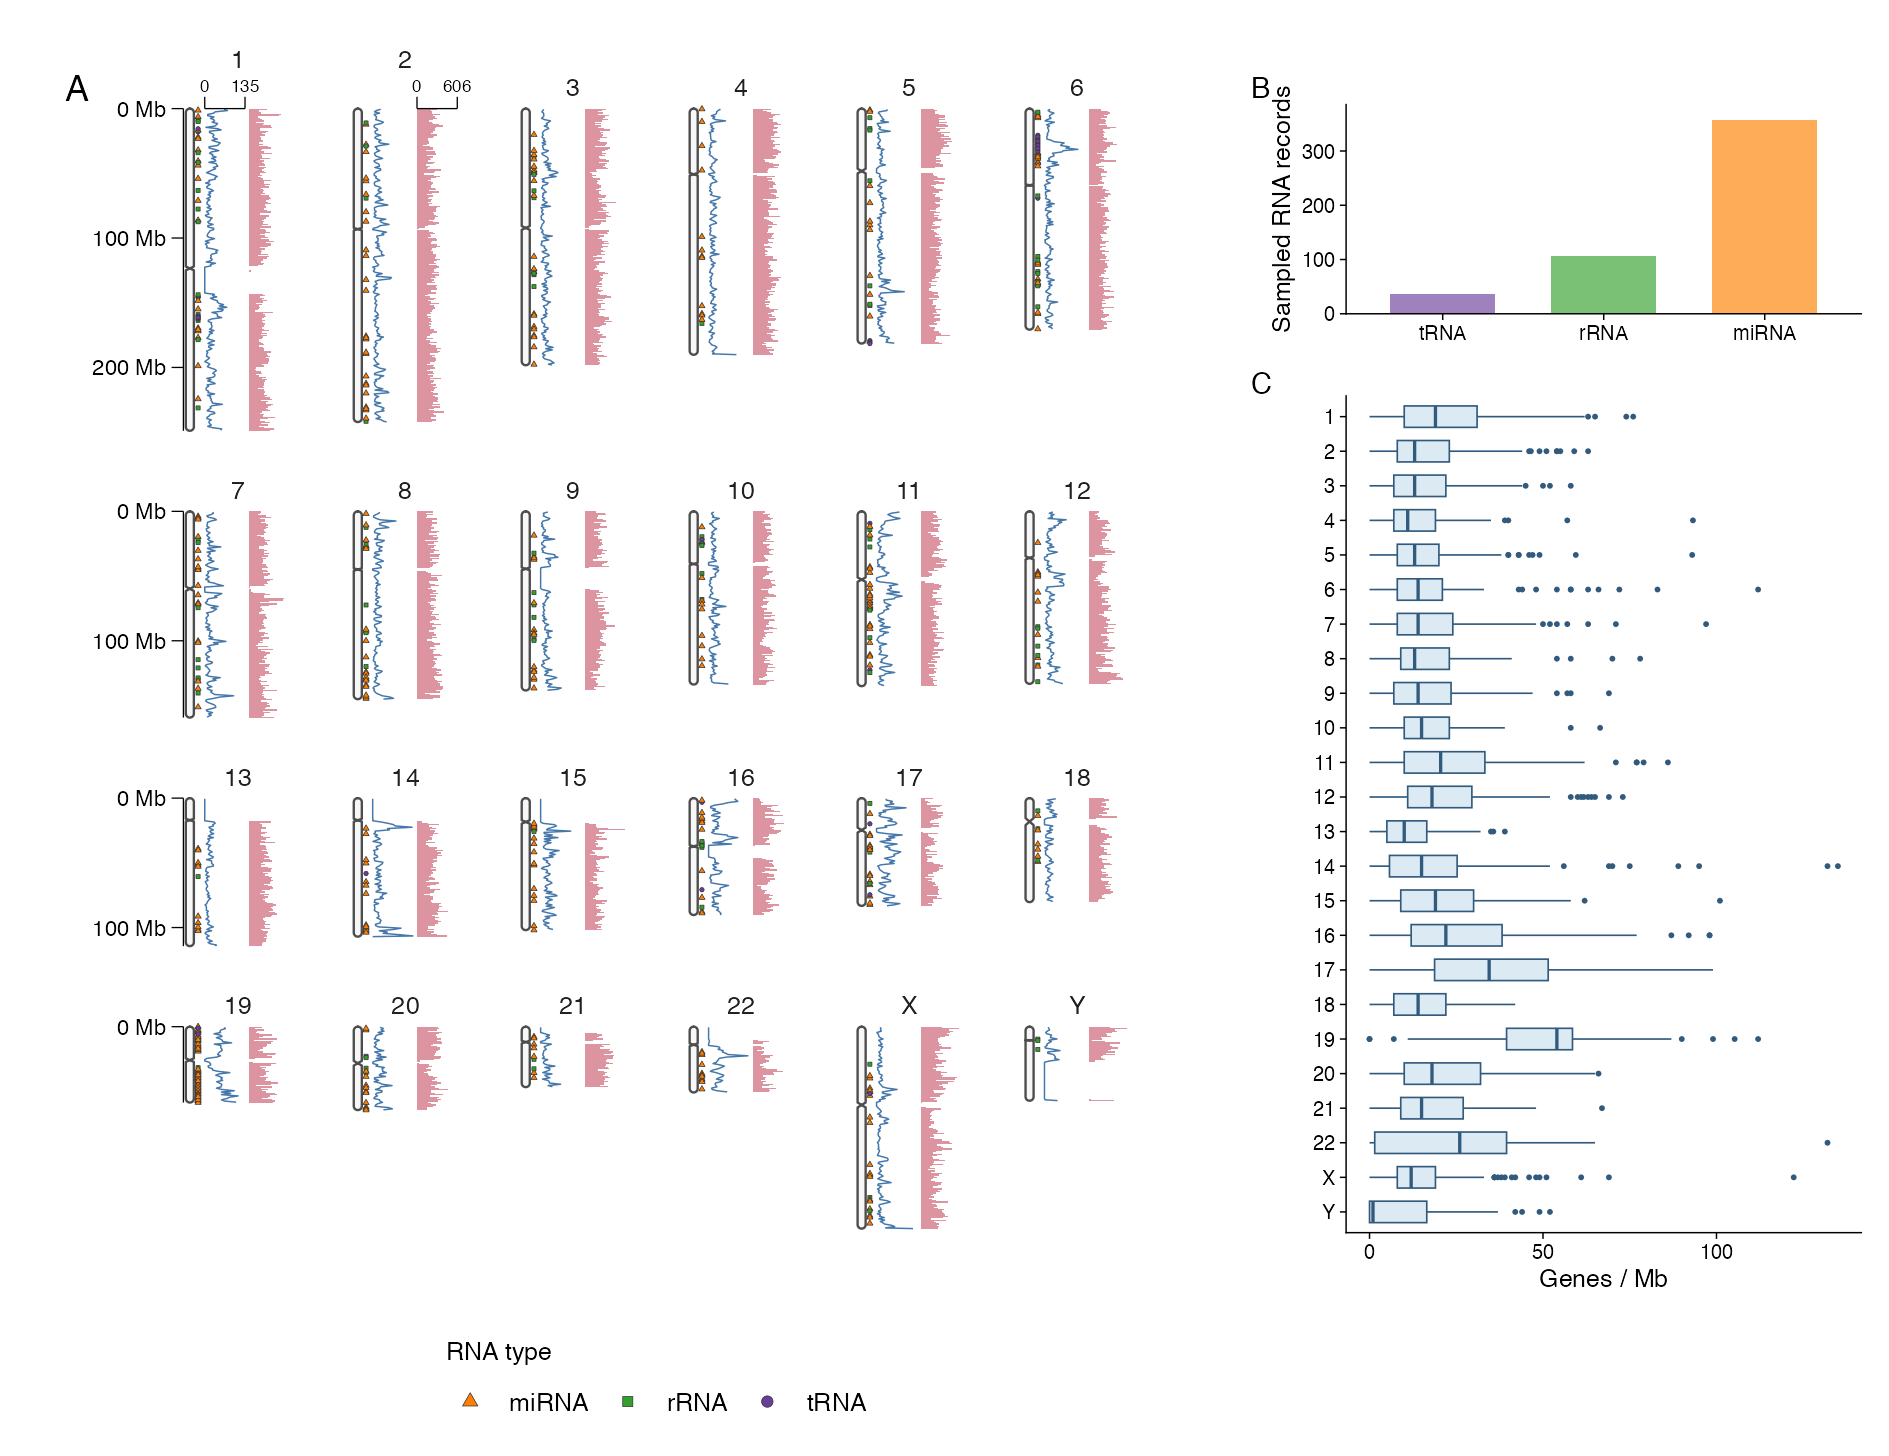

Here is the R script that generated this plot:
# Composition example built from the four datasets bundled with ggideogram.
#
# From a source checkout:
#   Rscript -e 'pkgload::load_all(".", export_all = FALSE); source("inst/examples/original-data-composition.R")'

suppressPackageStartupMessages({
  library(ggideogram)
  library(ggplot2)
  library(patchwork)
})
source(system.file('examples', 'gallery-style.R', package = 'ggideogram'))

# Device and typography are output choices, not geometry constants. Change
# these named values without changing any chromosome or track calculation.
figure <- list(
  width_mm = 240,
  height_mm = 185,
  dpi = 200,
  panel_widths = c(2.2, 1),
  base_size = 9,
  row_gap = 10,
  marker_size = 0.65,
  marker_stroke = 0.18,
  marker_separation = 0.18,
  ideogram_margin_pt = c(top = 20, right = 5.5, bottom = 5.5, left = 18),
  output_dir = file.path("work", "api-optimization", "examples", "original-data-composition"),
  output_stem = "original-data-composition"
)

data("human_karyotype", package = "ggideogram")
data("gene_density", package = "ggideogram")
data("LTR_density", package = "ggideogram")
data("Random_RNAs_500", package = "ggideogram")

gene_density$Position <- (gene_density$Start - 1 + gene_density$End) / 2
gene_density$Width <- gene_density$End - gene_density$Start + 1
gene_density$Rate <- gene_density$Value / (gene_density$Width / 1e6)
LTR_density$Rate <- LTR_density$Value / ((LTR_density$End - LTR_density$Start + 1) / 1e6)
LTR_density$Position <- (LTR_density$Start - 1 + LTR_density$End) / 2
Random_RNAs_500$Position <-
  (Random_RNAs_500$Start - 1 + Random_RNAs_500$End) / 2

# Original marker names are translated once to standard filled ggplot2 shapes.
# The renderer itself has no shape registry or dataset-specific branch.
shape_lookup <- c(circle = 21, box = 22, triangle = 24)
rna_key <- unique(Random_RNAs_500[c("Type", "Shape", "color")])
unknown_shapes <- setdiff(rna_key$Shape, names(shape_lookup))
if (length(unknown_shapes)) {
  stop("No standard ggplot2 shape mapping for: ",
       paste(unknown_shapes, collapse = ", "))
}
rna_shapes <- stats::setNames(shape_lookup[rna_key$Shape], rna_key$Type)
rna_colours <- stats::setNames(paste0("#", rna_key$color), rna_key$Type)

tracks <- track_layout(markers = geom_track(side = "right", width = 0.65, gap = 0.2), genes = geom_track(side = "right",
    width = 5, gap = 0.5, limits = c(0, max(gene_density$Rate, na.rm = TRUE))), ltr = geom_track(side = "right",
    width = 5, gap = 0.5, limits = c(0, max(LTR_density$Rate, na.rm = TRUE))))

# Choose the chromosome grid from the data, declared tracks and actual slot
# aspect. Restricting candidates to exact divisors avoids anonymous empty cells
# in the final row for this complete-genome example.
semantic <- as_ideogram_data(human_karyotype)
chromosome_count <- nrow(semantic$karyotype)
ideogram_columns <- gallery_grid(semantic, tracks,
  figure$width_mm * figure$panel_widths[1] / sum(figure$panel_widths) - 20,
  figure$height_mm - 42, row_gap = figure$row_gap)$ncol

# One visible bp ruler per chromosome row documents the longitudinal alignment
# shared by both side tracks. Their common value ranges are stated below panel A.
row_axis_chromosomes <- human_karyotype$Chr[
  seq.int(1, chromosome_count, by = ideogram_columns)
]

repel <- position_chr_repel(
  figure$marker_separation, units = "body_width"
)
panel_a <- ggideogram(
  human_karyotype,
  ncol = ideogram_columns,
  row_gap = figure$row_gap,
  tracks = tracks,
  axis = row_axis_chromosomes,
  axis_breaks = seq(0, 250e6, 100e6),
  axis_side = "left",
  axis_colour = "black", axis_linewidth = 0.22,
  base_family = "sans"
) +
  geom_track(data = gene_density, mapping = aes(chr = Chr, x = Position, y = Rate, group = Chr),
      track = "genes", geom = ggplot2::geom_line(colour = "#4477AA", linewidth = 0.25)) +
  geom_track(data = LTR_density, mapping = aes(chr = Chr, x = Position, y = Rate, width = End -
      Start + 1), track = "ltr", geom = ggplot2::geom_col(position = "identity", fill = "#CC6677",
      alpha = 0.7)) +
  geom_locus(geom = "link", data = Random_RNAs_500, mapping = aes(chr = Chr, position = Position),
      position = repel, track = "markers", colour = "#777777", linewidth = 0.12, alpha = 0.45) +
  geom_locus(geom = "point", data = Random_RNAs_500, mapping = aes(chr = Chr, position = Position,
      shape = Type, fill = Type), position = repel, track = "markers", size = figure$marker_size,
      stroke = figure$marker_stroke, colour = "#303030") +
  geom_track(track = "genes", axis = gallery_axis(chr = human_karyotype$Chr[1], position = "start",
    breaks = c(0, max(gene_density$Rate)), labels = scales::label_number(accuracy = 1))) +
  geom_track(track = "ltr", axis = gallery_axis(chr = human_karyotype$Chr[2], position = "start",
    breaks = c(0, max(LTR_density$Rate)), labels = scales::label_number(accuracy = 1))) +
  scale_shape_manual(values = rna_shapes) +
  scale_fill_manual(values = rna_colours) +
  labs(
    shape = "RNA type",
    fill = "RNA type"
  ) +
  guides(
    shape = guide_legend(title.position = "top", nrow = 1, override.aes = list(size = 1.8)),
    fill = guide_legend(title.position = "top", nrow = 1)
  ) +
  theme(
    legend.position = "bottom",
    legend.box.spacing = gallery_legend_spacing,
    legend.box = "horizontal",
    legend.title = element_text(size = figure$base_size),
    legend.text = element_text(size = figure$base_size),
    plot.title = element_text(face = "bold", size = figure$base_size + 1),
    plot.subtitle = element_text(size = figure$base_size),
    plot.caption = element_text(size = figure$base_size - 1, hjust = 0),
    plot.margin = do.call(
      margin,
      as.list(unname(figure$ideogram_margin_pt))
    )
  )

rna_counts <- as.data.frame(table(factor(
  Random_RNAs_500$Type, levels = rna_key$Type
)))
names(rna_counts) <- c("Type", "Count")

common_theme <- theme_classic(base_size = figure$base_size) +
  theme(
    panel.grid.minor = element_blank(),
    panel.grid.major.y = element_blank(),
    axis.text = element_text(colour = "black"),
    axis.line = element_line(linewidth = 0.25),
    axis.ticks = element_line(linewidth = 0.25),
    plot.title.position = "plot"
  )

panel_b <- ggplot(rna_counts, aes(Type, Count, fill = Type)) +
  geom_col(width = 0.65, alpha = 0.65, show.legend = FALSE) +
  scale_fill_manual(values = rna_colours) +
  scale_y_continuous(expand = expansion(mult = c(0, 0.08))) +
  labs(x = NULL, y = "Sampled RNA records") +
  common_theme

gene_density$Chr <- factor(
  gene_density$Chr, levels = rev(human_karyotype$Chr)
)
panel_c <- ggplot(gene_density, aes(Rate, Chr)) +
  geom_boxplot(
    width = 0.62,
    outlier.size = 0.35,
    linewidth = 0.28,
    fill = "#DCEAF3",
    colour = "#315A7D"
  ) +
  labs(
    x = "Genes / Mb",
    y = NULL
  ) +
  common_theme

right_column <- panel_b / panel_c + plot_layout(heights = c(0.4, 1.6))
composition <- panel_a | right_column
composition <- composition +
  plot_layout(widths = figure$panel_widths) +
  plot_annotation(tag_levels = "A")

dir.create(figure$output_dir, recursive = TRUE, showWarnings = FALSE)
png_file <- file.path(
  figure$output_dir, paste0(figure$output_stem, ".png")
)
pdf_file <- file.path(
  figure$output_dir, paste0(figure$output_stem, ".pdf")
)

ggsave(
  png_file, composition,
  width = figure$width_mm, height = figure$height_mm,
  units = "mm", dpi = figure$dpi, device = ragg::agg_png, bg = "white"
)
ggsave(
  pdf_file, composition,
  width = figure$width_mm, height = figure$height_mm,
  units = "mm", device = grDevices::cairo_pdf, bg = "white"
)

message("Wrote ", normalizePath(png_file))
message("Wrote ", normalizePath(pdf_file))

writeLines(c(
  "Human chromosomes, GRCh38. A: source chromosomes with blue gene-density lines and rose LTR-density columns; both tracks use counts per Mb, normalized by actual window width. Track endpoints show their shared ranges. RNA symbols represent 500 randomly sampled GENCODE annotations.",
  "B: numbers of sampled RNA records by type. C: distributions of gene density across all bundled windows, with median, quartiles, 1.5 IQR whiskers and individual outliers."
), file.path(figure$output_dir, "captions.txt"))
